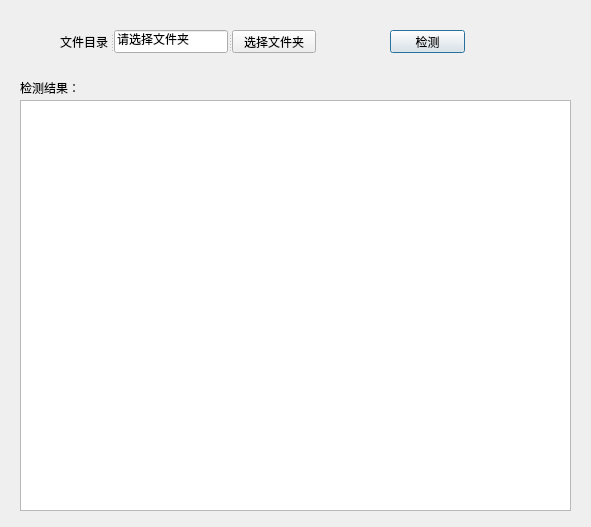
<?xml version="1.0" encoding="UTF-8"?>
<ui version="4.0">
 <class>Dialog</class>
 <widget class="QDialog" name="Dialog">
  <property name="enabled">
   <bool>true</bool>
  </property>
  <property name="geometry">
   <rect>
    <x>0</x>
    <y>0</y>
    <width>591</width>
    <height>527</height>
   </rect>
  </property>
  <property name="windowTitle">
   <string>检测助手v0.1</string>
  </property>
  <property name="windowIcon">
   <iconset>
    <normaloff>F:/workspace/mdm/web/target/mdm/main/webapp/static/img/favicon/favicon.ico</normaloff>F:/workspace/mdm/web/target/mdm/main/webapp/static/img/favicon/favicon.ico</iconset>
  </property>
  <property name="layoutDirection">
   <enum>Qt::LeftToRight</enum>
  </property>
  <widget class="QTextBrowser" name="textBrowser">
   <property name="geometry">
    <rect>
     <x>20</x>
     <y>100</y>
     <width>551</width>
     <height>411</height>
    </rect>
   </property>
   <property name="html">
    <string>&lt;!DOCTYPE HTML PUBLIC &quot;-//W3C//DTD HTML 4.0//EN&quot; &quot;http://www.w3.org/TR/REC-html40/strict.dtd&quot;&gt;
&lt;html&gt;&lt;head&gt;&lt;meta name=&quot;qrichtext&quot; content=&quot;1&quot; /&gt;&lt;style type=&quot;text/css&quot;&gt;
p, li { white-space: pre-wrap; }
&lt;/style&gt;&lt;/head&gt;&lt;body style=&quot; font-family:'SimSun'; font-size:9pt; font-weight:400; font-style:normal;&quot;&gt;
&lt;p style=&quot;-qt-paragraph-type:empty; margin-top:0px; margin-bottom:0px; margin-left:0px; margin-right:0px; -qt-block-indent:0; text-indent:0px;&quot;&gt;&lt;br /&gt;&lt;/p&gt;&lt;/body&gt;&lt;/html&gt;</string>
   </property>
   <property name="acceptRichText">
    <bool>true</bool>
   </property>
  </widget>
  <widget class="QPushButton" name="check">
   <property name="geometry">
    <rect>
     <x>390</x>
     <y>30</y>
     <width>75</width>
     <height>23</height>
    </rect>
   </property>
   <property name="text">
    <string>检测</string>
   </property>
  </widget>
  <widget class="QSplitter" name="splitter">
   <property name="geometry">
    <rect>
     <x>60</x>
     <y>30</y>
     <width>256</width>
     <height>23</height>
    </rect>
   </property>
   <property name="orientation">
    <enum>Qt::Horizontal</enum>
   </property>
   <widget class="QLabel" name="label">
    <property name="text">
     <string>文件目录</string>
    </property>
   </widget>
   <widget class="QLineEdit" name="lineEdit">
    <property name="text">
     <string>请选择文件夹</string>
    </property>
   </widget>
   <widget class="QPushButton" name="file">
    <property name="text">
     <string>选择文件夹</string>
    </property>
   </widget>
  </widget>
  <widget class="QLabel" name="label_2">
   <property name="geometry">
    <rect>
     <x>20</x>
     <y>80</y>
     <width>71</width>
     <height>16</height>
    </rect>
   </property>
   <property name="text">
    <string>检测结果：</string>
   </property>
  </widget>
  <zorder>splitter</zorder>
  <zorder>textBrowser</zorder>
  <zorder>check</zorder>
  <zorder>label_2</zorder>
 </widget>
 <resources/>
 <connections/>
</ui>
